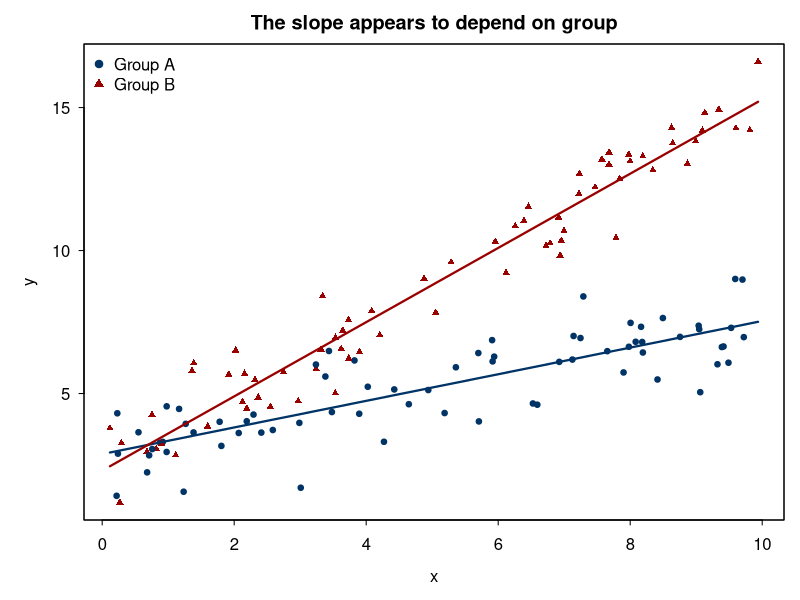
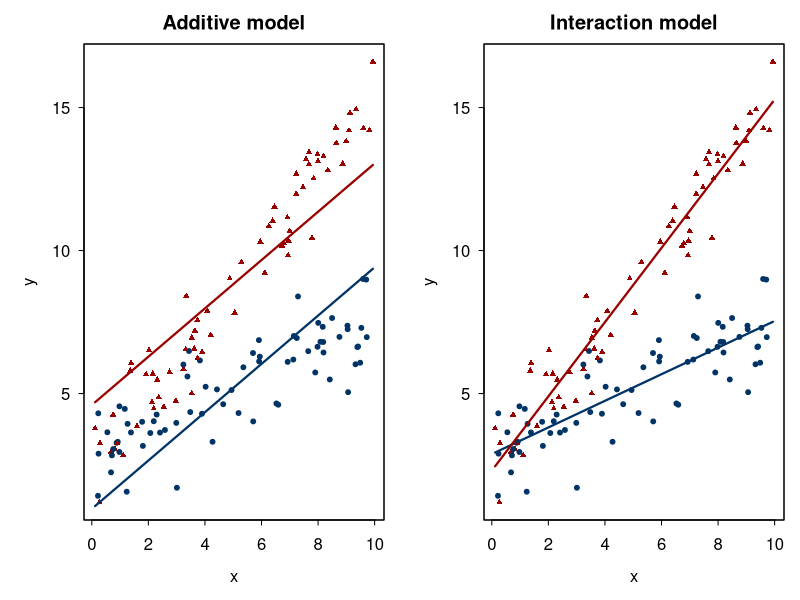
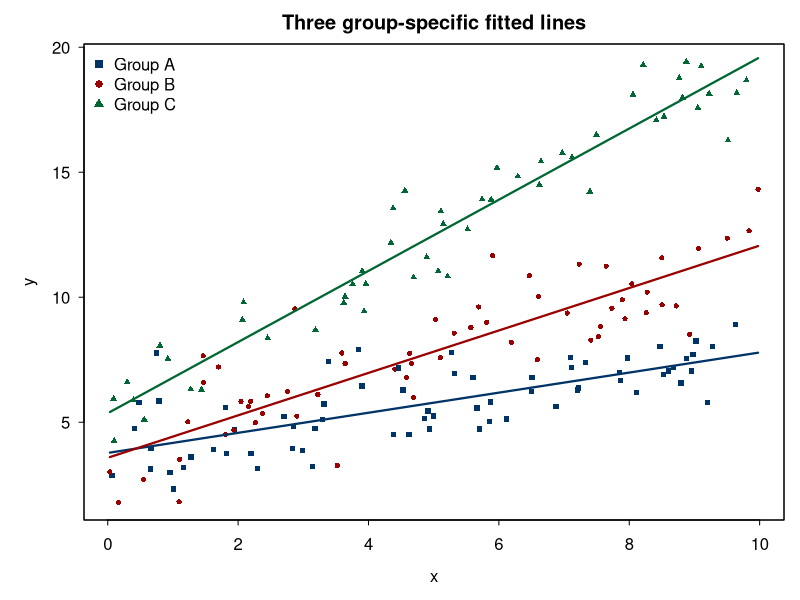

Write the R code that produced these figures, in order.
## ---- chunk 1
#| include: false
knitr::opts_chunk$set(
  echo = FALSE,
  warning = FALSE,
  message = FALSE,
  fig.align = "center"
)

format_number <- function(x, digits = 3) {
  format(signif(x, digits), trim = TRUE, scientific = FALSE)
}

make_plot_window <- function() {
  par(
    mar = c(4.0, 4.2, 2.2, 0.8),
    mgp = c(2.3, 0.7, 0),
    tcl = -0.25,
    las = 1
  )
}

linear_combination_test <- function(fit, ell, value = 0) {
  ell <- matrix(ell, ncol = 1)
  beta_hat <- matrix(coef(fit), ncol = 1)
  estimate <- as.numeric(t(ell) %*% beta_hat)
  se <- sqrt(as.numeric(t(ell) %*% vcov(fit) %*% ell))
  t_stat <- (estimate - value) / se
  p_value <- 2 * pt(abs(t_stat), df = df.residual(fit), lower.tail = FALSE)
  data.frame(
    Estimate = estimate,
    `Std. error` = se,
    `t statistic` = t_stat,
    `p-value` = p_value,
    check.names = FALSE
  )
}

set.seed(551)
n <- 140
interaction_tbl <- data.frame(
  x = runif(n, 0, 10),
  group = factor(sample(c("A", "B"), n, replace = TRUE))
)
interaction_tbl$y <- ifelse(
  interaction_tbl$group == "A",
  3.0 + 0.45 * interaction_tbl$x,
  2.0 + 1.35 * interaction_tbl$x
) + rnorm(n, sd = 1.0)

fit_additive <- lm(y ~ x + group, data = interaction_tbl)
fit_interaction <- lm(y ~ x * group, data = interaction_tbl)
interaction_grid <- expand.grid(
  x = seq(min(interaction_tbl$x), max(interaction_tbl$x), length.out = 100),
  group = levels(interaction_tbl$group)
)
interaction_grid$additive <- predict(fit_additive, newdata = interaction_grid)
interaction_grid$interaction <- predict(fit_interaction, newdata = interaction_grid)

coef_interaction <- coef(fit_interaction)
x_bar <- mean(interaction_tbl$x)
x0 <- 6

set.seed(552)
three_tbl <- data.frame(
  x = runif(180, 0, 10),
  group = factor(sample(c("A", "B", "C"), 180, replace = TRUE))
)
three_tbl$y <- with(
  three_tbl,
  ifelse(group == "A", 4 + 0.35 * x,
    ifelse(group == "B", 3 + 1.00 * x, 5 + 1.45 * x)
  ) + rnorm(180, sd = 1.2)
)
fit_three <- lm(y ~ x * group, data = three_tbl)
## ---- chunk 2
#| fig-width: 7.4
#| fig-height: 4.2
#| out-width: "82%"
old_par <- par(no.readonly = TRUE)
make_plot_window()
plot(
  interaction_tbl$x,
  interaction_tbl$y,
  pch = ifelse(interaction_tbl$group == "A", 19, 17),
  col = ifelse(interaction_tbl$group == "A", "#003366", "#990000"),
  cex = 0.75,
  xlab = "x",
  ylab = "y",
  main = "The slope appears to depend on group"
)
lines(
  interaction_grid$x[interaction_grid$group == "A"],
  interaction_grid$interaction[interaction_grid$group == "A"],
  lwd = 2.2,
  col = "#003366"
)
lines(
  interaction_grid$x[interaction_grid$group == "B"],
  interaction_grid$interaction[interaction_grid$group == "B"],
  lwd = 2.2,
  col = "#990000"
)
legend(
  "topleft",
  legend = c("Group A", "Group B"),
  pch = c(19, 17),
  col = c("#003366", "#990000"),
  bty = "n"
)
box()
par(old_par)
## ---- chunk 3
#| fig-width: 9.2
#| fig-height: 4.2
#| out-width: "92%"
old_par <- par(no.readonly = TRUE)
par(mfrow = c(1, 2))
make_plot_window()
plot(
  interaction_tbl$x,
  interaction_tbl$y,
  pch = ifelse(interaction_tbl$group == "A", 19, 17),
  col = ifelse(interaction_tbl$group == "A", "#003366", "#990000"),
  cex = 0.65,
  xlab = "x",
  ylab = "y",
  main = "Additive model"
)
for (g in levels(interaction_tbl$group)) {
  idx <- interaction_grid$group == g
  lines(
    interaction_grid$x[idx],
    interaction_grid$additive[idx],
    lwd = 2.2,
    col = ifelse(g == "A", "#003366", "#990000")
  )
}
box()
make_plot_window()
plot(
  interaction_tbl$x,
  interaction_tbl$y,
  pch = ifelse(interaction_tbl$group == "A", 19, 17),
  col = ifelse(interaction_tbl$group == "A", "#003366", "#990000"),
  cex = 0.65,
  xlab = "x",
  ylab = "y",
  main = "Interaction model"
)
for (g in levels(interaction_tbl$group)) {
  idx <- interaction_grid$group == g
  lines(
    interaction_grid$x[idx],
    interaction_grid$interaction[idx],
    lwd = 2.2,
    col = ifelse(g == "A", "#003366", "#990000")
  )
}
box()
par(old_par)
## ---- chunk 4
#| echo: true
fit_interaction <- lm(y ~ x * group, data = interaction_tbl)
## ---- chunk 5
#| results: asis
row_A <- which(interaction_tbl$group == "A")[1]
row_B <- which(interaction_tbl$group == "B")[1]
X_int <- model.matrix(fit_interaction)[c(row_A, row_B), ]
rownames(X_int) <- c("one group A row", "one group B row")
knitr::kable(X_int, format = "latex", digits = 3)
## ---- chunk 6
#| results: asis
coef_tbl <- data.frame(
  Term = names(coef_interaction),
  Estimate = unname(coef_interaction),
  `Std. error` = summary(fit_interaction)$coefficients[, "Std. Error"],
  `p-value` = summary(fit_interaction)$coefficients[, "Pr(>|t|)"],
  check.names = FALSE
)
knitr::kable(coef_tbl, format = "latex", digits = 3)
## ---- chunk 7
#| results: asis
test_slope_B <- linear_combination_test(fit_interaction, c(0, 1, 0, 1))
knitr::kable(test_slope_B, format = "latex", digits = 4)
## ---- chunk 8
#| results: asis
test_diff_x0 <- linear_combination_test(fit_interaction, c(0, 0, 1, x0))
knitr::kable(test_diff_x0, format = "latex", digits = 4)
## ---- chunk 9
#| fig-width: 7.4
#| fig-height: 4.2
#| out-width: "82%"
old_par <- par(no.readonly = TRUE)
make_plot_window()
cols <- c("#003366", "#990000", "#006633")
plot(
  three_tbl$x,
  three_tbl$y,
  pch = as.numeric(three_tbl$group) + 14,
  col = cols[as.numeric(three_tbl$group)],
  cex = 0.7,
  xlab = "x",
  ylab = "y",
  main = "Three group-specific fitted lines"
)
for (g in levels(three_tbl$group)) {
  x_seq <- seq(min(three_tbl$x), max(three_tbl$x), length.out = 100)
  new_dat <- data.frame(x = x_seq, group = factor(g, levels = levels(three_tbl$group)))
  lines(x_seq, predict(fit_three, newdata = new_dat), lwd = 2.2, col = cols[which(levels(three_tbl$group) == g)])
}
legend(
  "topleft",
  legend = paste("Group", levels(three_tbl$group)),
  pch = 15:17,
  col = cols,
  bty = "n"
)
box()
par(old_par)
## ---- chunk 10
#| echo: true
fit_three_additive <- lm(y ~ x + group, data = three_tbl)
fit_three_interaction <- lm(y ~ x * group, data = three_tbl)
anova(fit_three_additive, fit_three_interaction)
